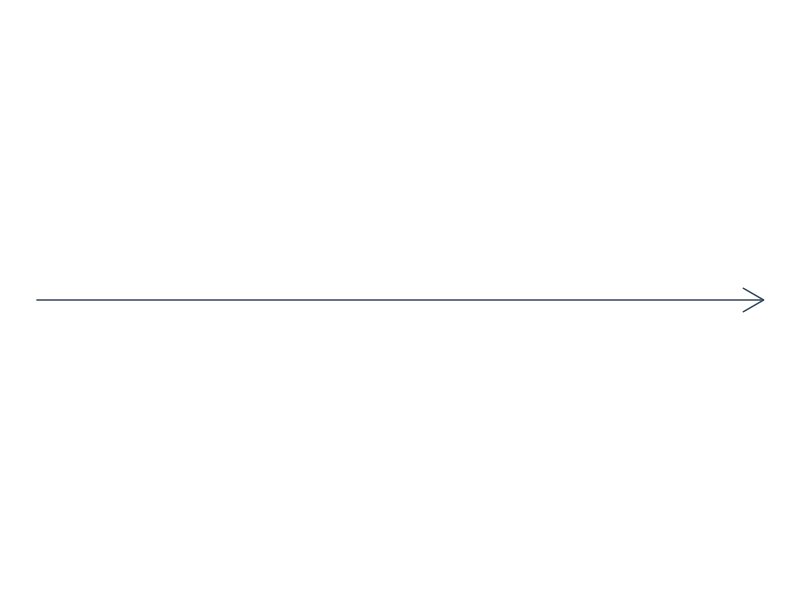
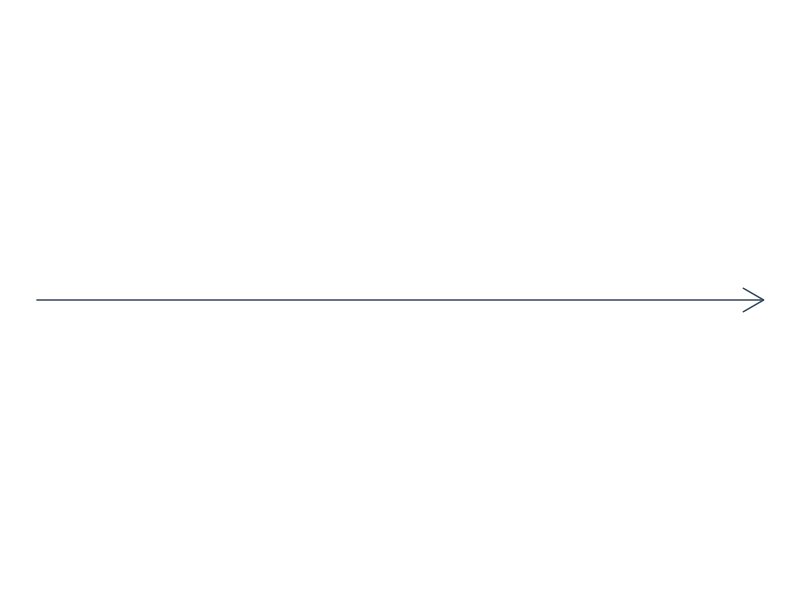

These charts were generated, in order, by the following R code:
library(ggplot2)

ggplot() + theme_void() + 
  geom_segment(aes(x = 0, y = 0.5, xend = 1, yend = 0.5), size = 0.5, color = "#2d4059", 
               arrow = arrow(length = unit(0.04, "npc")))

ggsave(filename = paste0('D:\\gpapageorgiou\\myPresentations\\Thesis_Presentation\\Media\\Images\\right_arrow.png'), 
       height = 648, width = 1280, units = 'px')




